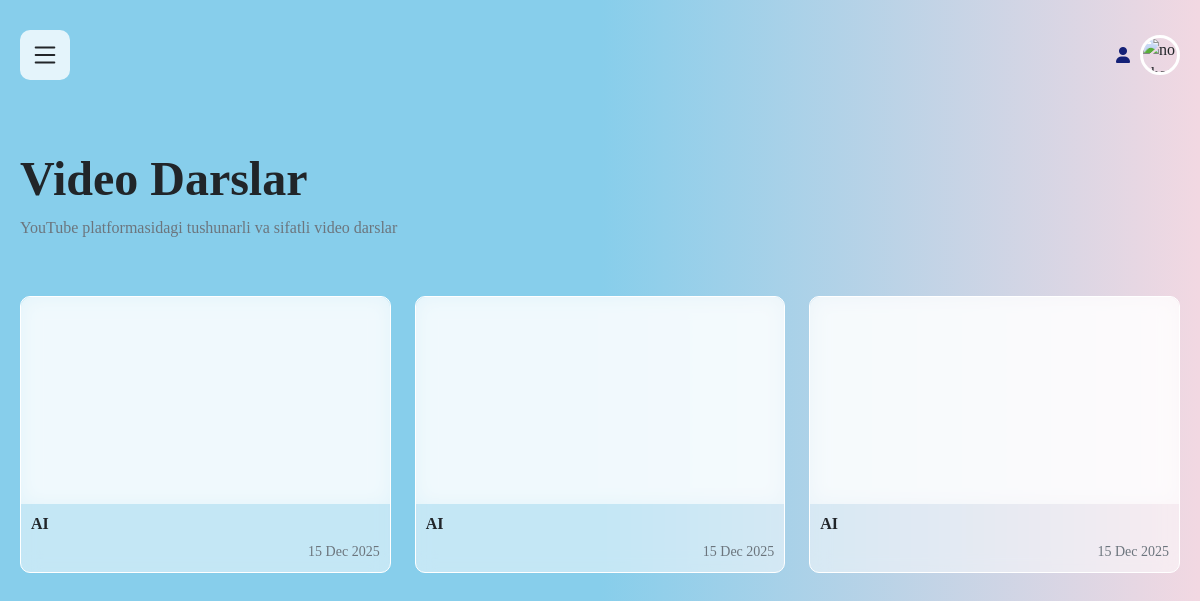
Screenshot of /videos/ with the database file from the repository.
### app1/models.py (models this page shows, shortened)
class VideoLesson(models.Model):
    title = models.CharField(max_length=255)
    iframe_code = models.TextField()  # YouTube iframe kodi
    description = models.TextField(blank=True, null=True)
    uploaded_at = models.DateTimeField(auto_now_add=True)
    subject = models.ForeignKey(
        Subject,
        on_delete=models.SET_NULL,  # yoki CASCADE
        null=True,
        blank=True,
        verbose_name="Fan"
    )

### app1/views.py (the view)
# urls.py: path('videos/', views.video_lessons, name='video_lessons'),
def video_lessons(request):
    videos = VideoLesson.objects.all()
    videos_count = videos.count()  # Sonini hisoblash
    return render(request, 'app1/video_lessons.html', {'videos': videos})

### templates/app1/video_lessons.html (shortened to what this page needs)
{% extends 'base.html' %} {% block content %}
<div class="video_container">
  <div class="video_header">
    <div>
      <h1 class="display-5 fw-bold">Video Darslar</h1>
      <p class="text-muted">
        YouTube platformasidagi tushunarli va sifatli video darslar
      </p>
    </div>
  </div>
  {% if videos %}
  <div class="row g-4">
    {% for video in videos %}
    <div class="col-md-6 col-lg-4">
      <div class="info_video">
        <div class="box_video">{{ video.iframe_code|safe }}</div>
        <div class="box_info_video">
          <h6>{{ video.title }}</h6>
          <p class="text-muted small text-end mb-0">
            {{ video.uploaded_at|date:"d M Y" }}
          </p>
        </div>
      </div>
    </div>
    {% endfor %}
  </div>
  {% else %}
  <div class="alert alert-info">Hozircha video darslar mavjud emas.</div>
  {% endif %}
</div>
{% endblock %}

### templates/base.html (style rules this page uses)
* { padding: 0; margin: 0; font-family: "Times New Roman", Times, serif; box-sizing: border-box; }
body { min-height: 100vh; overflow-x: hidden; background: linear-gradient(to right, #87ceeb, #87ceeb, #f2d8e2); }
h6 { font-weight: bold; }
body h1 { font-weight: 1000; }

### templates/app1/video_lessons.html (style rules this page uses)
.video_container { width: 100%; height: auto; }
.video_header { display: flex; justify-content: space-between; align-items: center; padding: 40px 0; }
.info_video { width: 100%; height: auto; backdrop-filter: blur(10px); background-color: rgba(255, 255, 255, 0.511); border-radius: 10px; border: 0.1px solid white; }
.box_video { width: 100%; height: auto; backdrop-filter: blur(10px); background-color: rgba(255, 255, 255, 0.511); border-radius: 10px 10px 0 0; }
.box_video::before { display: block; padding-top: var(--bs-aspect-ratio); content: ""; }
.box_video > * { position: absolute; top: 0; left: 0; width: 100%; height: 100%; border-radius: 10px 10px 0 0; }
.box_video { --bs-aspect-ratio: 56.25%; }
.box_info_video { padding: 10px; width: 100%; height: auto; }

### rows the page displays
VideoLesson: title "AI", uploaded_at "15 Dec 2025"
VideoLesson: title "AI", uploaded_at "15 Dec 2025"
VideoLesson: title "AI", uploaded_at "15 Dec 2025"
